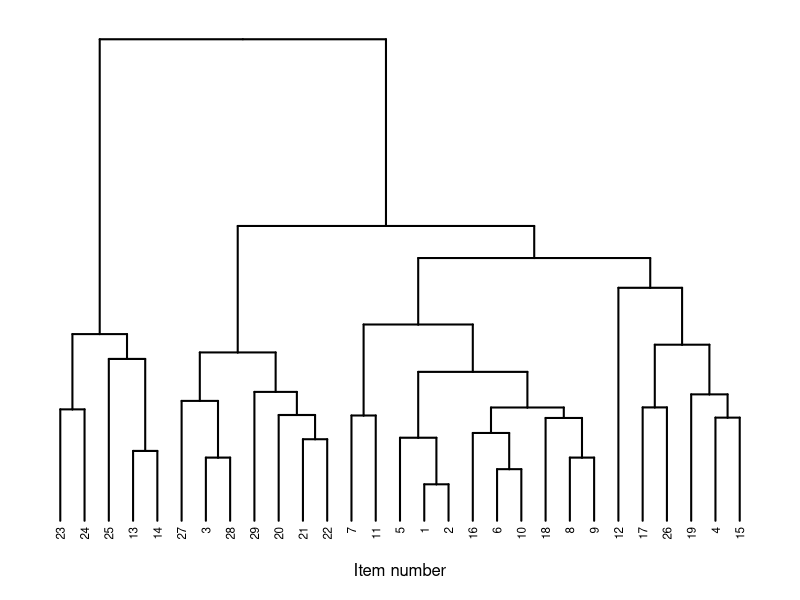

Generate this figure with R:
# Import data. The analyses below assume the data are stored in a data.frame with items as 
# columns and clients as rows (as in the spreadsheet)
setwd("C:/.../LAIR")
lair.data = read.table("lairdata.txt", header=FALSE, sep="\t")
item.data = lair.data[, 1:29]
response.data = lair.data[, 30]
num.clients = nrow(item.data)
num.items = ncol(item.data)

# Run agglomerative hierarchical clustering, with Euclidean distances and Ward's linkage
hc = hclust(dist(t(item.data)), method="ward.D")

# Create pretty SVG plot of the resulting dendrogram
svg.file = "dendrogram.svg"
svg(svg.file, width=5, height=4, pointsize=10)
par(oma=c(0,0,0,0), mar=c(3,1,1,1)) # Set margins
hc$labels = 1:num.items # Give numerical labels
plot(as.dendrogram(hc), nodePar=list(lab.cex=0.7, pch=c(NA,NA)), edgePar=list(lwd=2), axes=FALSE, xlab="", ylab="")
title(xlab="Item number", line=1)
dev.off()
